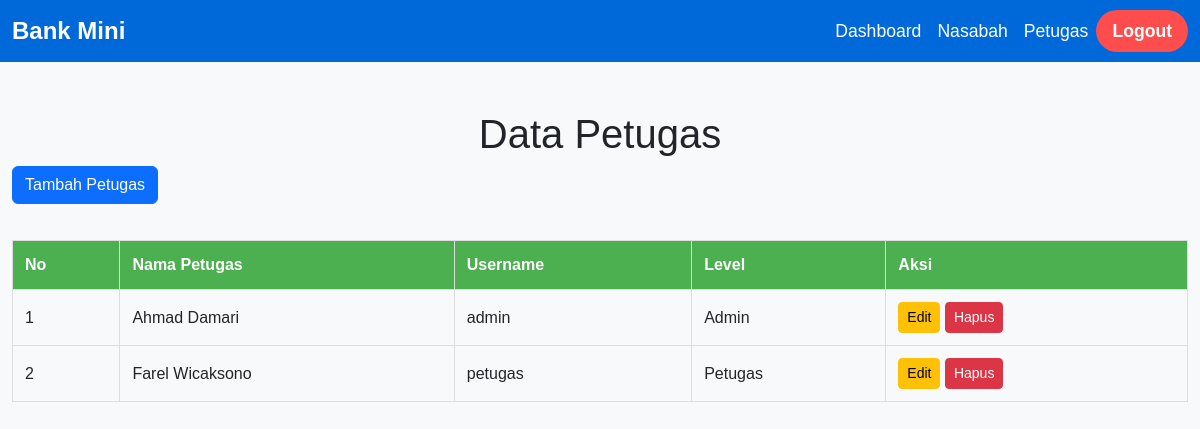
The page /admin/data_petugas.php (signed in) on the database its author committed.
### tables this page shows
CREATE TABLE `petugas` (
  `id_petugas` int(11) NOT NULL,
  `nama` char(100) NOT NULL,
  `username` varchar(50) NOT NULL,
  `password` varchar(255) NOT NULL,
  `id_level` int(11) NOT NULL
);

### admin/data_petugas.php (the view, shortened to what this page needs)
<?php
require '../db.php';
$result_petugas = $conn->query("SELECT * FROM petugas");
?>
<!DOCTYPE html>
<html lang="id">
<head>
    <link rel="stylesheet" href="../assets/css/bootstrap.min.css">
</head>
<body>
    <nav class="navbar navbar-expand-lg navbar-dark bg-primary">
        <div class="container">
            <a class="navbar-brand" href="#">Bank Mini</a>
            <div class="collapse navbar-collapse" id="navbarNav">
                <ul class="navbar-nav ms-auto">
                    <li class="nav-item">
                        <a class="nav-link" href="dashboard.php">Dashboard</a>
                    </li>
                    <li class="nav-item">
                        <a class="nav-link" href="data_nasabah.php">Nasabah</a>
                    </li>
                    <li class="nav-item">
                        <a class="nav-link active" href="data_petugas.php">Petugas</a>
                    </li>
                    <li class="nav-item">
                        <a class="nav-link text-danger" href="../logout.php">Logout</a>
                    </li>
                </ul>
            </div>
        </div>
    </nav>
    <div class="container mt-5">
        <h1 class="text-center">Data Petugas</h1>
        <a href="tambah_petugas.php" class="btn btn-primary mb-3">Tambah Petugas</a>
        <table>
            <thead>
                <tr>
                    <th>No</th>
                    <th>Nama Petugas</th>
                    <th>Username</th>
                    <th>Level</th>
                    <th>Aksi</th>
                </tr>
            </thead>
            <tbody>
                <?php
                $no = 1;
                while ($petugas = $result_petugas->fetch_assoc()):
                ?>
                <tr>
                    <td><?= $no++ ?></td>
                    <td><?= $petugas['nama'] ?></td>
                    <td><?= $petugas['username'] ?></td>
                    <td><?= $petugas['id_level'] == '1' ? 'Admin' : 'Petugas' ?></td>
                    <td>
                        <a href="edit_petugas.php?id=<?= $petugas['id_petugas'] ?>" class="btn btn-warning btn-sm">Edit</a>
                        <a href="hapus_petugas.php?id=<?= $petugas['id_petugas'] ?>" class="btn btn-danger btn-sm" onclick="return confirm('Apakah Anda yakin ingin menghapus petugas ini?');">Hapus</a>
                    </td>
                </tr>
                <?php endwhile; ?>
            </tbody>
        </table>
    </div>
</body>
</html>

### admin/data_petugas.php (style rules this page uses)
body { font-family: 'Arial', sans-serif; background-color: #f8f9fa; }
.navbar { background-color: #0069d9 !important; }
.navbar-brand { font-weight: bold; font-size: 1.5rem; }
.navbar-nav .nav-link { color: white !important; font-size: 1.1rem; padding: 0.5rem 1rem; transition: color 0.3s ease-in-out; }
.navbar-nav .nav-item .nav-link.text-danger { font-size: 1.1rem; font-weight: bold; background-color: #ff4d4d; border-radius: 25px; padding: 8px 16px; transition: background-color 0.3s, transform 0.3s; }
.container { max-width: 1200px; }
table { margin-top: 20px; width: 100%; border-collapse: collapse; }
th, td { border: 1px solid #ddd; padding: 12px; text-align: left; }
th { background-color: #4CAF50; color: white; }

### rows shown on the page
petugas: nama "Ahmad Damari", username "admin", shows "Admin"
petugas: nama "Farel Wicaksono", username "petugas", shows "Petugas"
